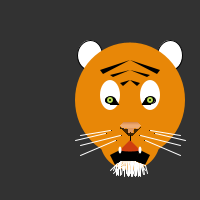
Frame 1 (no input)
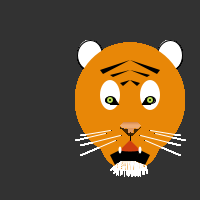
Frame 60 (the mouse pressed at the canvas centre just before this capture)
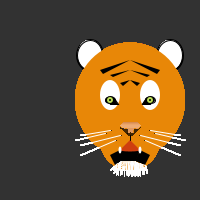
Frame 120 (the mouse held since frame 60 and released just before this capture)

The Processing sketch that drew these frames (run headless with seeded random() and noise(); from frame 60 on, the mouse is pressed at the canvas centre):

// Processing sketch: processing_17444
// ── processing_17444.pde

void setup() {
  size(200,200);
  background(50);
  smooth();
}

void draw () {
  //ears
  fill(255);
  stroke(0);
  ellipse(170,55,25,30);
  ellipse(90,55,25,30);
  
  //head
  noStroke();
  fill(232,135,7);
  ellipse(130,100,110,115);
  ellipse(130,140,60,60);
  
  //white around the black on the eyes
  fill(255);
  noStroke();
  ellipse(150,95,20,30);
  ellipse(110,95,20,30);
  
  //stripes
  fill(0);
  triangle(130,80,120,83,123,86);
  triangle(130,80,140,83,137,86);
  triangle(130,70,110,75,113,77);
  triangle(130,70,150,75,147,77);
  triangle(130,60,100,70,103,74);
  triangle(130,60,160,70,157,74);
  
  //black around the eyes
  fill(0);
  stroke(0);
  ellipse(110,100,10,7);
  ellipse(150,100,10,7);
  strokeWeight(1);
  stroke(0);
  triangle(114,98,118,104,110,104);
  triangle(146,98,142,104,150,104);
  
  //eyes
  fill(187,222,85);
  noStroke();
  ellipse(110,100,6,6);
  ellipse(150,100,6,6);
  fill(0);
  ellipse(110,100,2,2);
  ellipse(150,100,2,2);
  
  //nose
  stroke(209,141,110);
  point(123,122);
  point(124,122);
  point(125,122);
  point(126,122);
  point(127,122);
  point(128,122);
  point(129,122);
  point(130,122);
  point(131,122);
  point(132,122);
  point(133,122);
  point(134,122);
  point(135,122);
  point(136,122);
  point(137,122);
  stroke(222,160,132);
  point(122,123);
  point(123,123);
  point(124,123);
  point(125,123);
  point(126,123);
  point(127,123);
  point(128,123);
  point(129,123);
  point(130,123);
  point(131,123);
  point(132,123);
  point(133,123);
  point(134,123);
  point(135,123);
  point(136,123);
  point(137,123);
  point(138,123);
  stroke(237,177,148);
  point(121,124);
  point(122,124);
  point(123,124);
  point(124,124);
  point(125,124);
  point(126,124);
  point(127,124);
  point(128,124);
  point(129,124);
  point(130,124);
  point(131,124);
  point(132,124);
  point(133,124);
  point(134,124);
  point(135,124);
  point(136,124);
  point(137,124);
  point(138,124);
  point(139,124);
  stroke(240,187,162);
  point(120,125);
  point(121,125);
  point(122,125);
  point(123,125);
  point(124,125);
  point(125,125);
  point(126,125);
  point(127,125);
  point(128,125);
  point(129,125);
  point(130,125);
  point(131,125);
  point(132,125);
  point(133,125);
  point(134,125);
  point(135,125);
  point(136,125);
  point(137,125);
  point(138,125);
  point(139,125);
  point(140,125);
  point(121,126);
  point(122,126);
  point(123,126);
  point(124,126);
  point(125,126);
  point(126,126);
  point(127,126);
  point(128,126);
  point(129,126);
  point(130,126);
  point(131,126);
  point(132,126);
  point(133,126);
  point(134,126);
  point(135,126);
  point(136,126);
  point(137,126);
  point(138,126);
  point(139,126);
  point(122,127);
  point(123,127);
  point(124,127);
  point(125,127);
  point(126,127);
  point(127,127);
  point(128,127);
  point(129,127);
  point(130,127);
  point(131,127);
  point(132,127);
  point(133,127);
  point(134,127);
  point(135,127);
  point(136,127);
  point(137,127);
  point(138,127);
  stroke(222,160,132);
  point(123,128);
  point(124,128);
  point(127,128);
  point(128,128);
  point(129,128);
  point(130,128);
  point(131,128);
  point(132,128);
  point(133,128);
  point(136,128);
  point(137,128);
  point(127,129);
  point(128,129);
  point(129,129);
  point(130,129);
  point(131,129);
  point(132,129);
  point(133,129);
  point(128,130);
  point(129,130);
  point(130,130);
  point(131,130);
  point(132,130);
  point(128,131);
  point(129,131);
  point(130,131);
  point(131,131);
  point(132,131);
  point(128,132);
  point(129,132);
  point(131,132);
  point(132,132);
  stroke(0);
  point(120,127);
  point(140,127);
  point(120,128);
  point(121,128);
  point(122,128);
  point(123,128);
  point(139,128);
  point(122,129);
  point(123,129);
  point(124,129);
  point(125,129);
  point(126,129);
  point(127,129);
  point(134,129);
  point(135,129);
  point(136,129);
  point(137,129);
  point(138,129);
  point(123,130);
  point(124,130);
  point(125,130);
  point(126,130);
  point(127,130);
  point(134,130);
  point(135,130);
  point(136,130);
  point(137,130);
  point(124,131);
  point(125,131);
  point(126,131);
  point(127,131);
  point(134,131);
  point(135,131);
  point(136,131);
  point(125,132);
  point(126,132);
  point(127,132);
  point(134,132);
  point(135,132);  
  point(126,133);
  point(127,133);
  point(134,133);
  point(130,132);
  point(127,133);
  point(128,133);
  point(129,133);
  point(130,133);
  point(131,133);
  point(132,133);
  point(133,133);
  point(127,134);
  point(128,134);
  point(129,134);
  point(130,134);
  point(131,134);
  point(132,134);
  point(133,134);
  point(128,135);
  point(129,135);
  point(130,135);
  point(131,135);
  point(132,135);
  
  //mouth
  noStroke();
  fill(0);
  quad(120,150,110,155,115,165,125,160);
  quad(120,150,120,161,136,161,140,150);
  quad(140,150,135,161,145,165,150,155);
  fill(206,63,15);
  triangle(130,140,140,150,120,150);
  ellipse(130,150,20,3);
  stroke(0);
  line(130,140,130,135);
  fill(255);
  noStroke();
  ellipse(120,150,3,7);
  ellipse(140,150,3,7);
  
  //beard
  stroke(255);
  line(115,165,110,170);
  line(116,164,116,175);
  line(117,163,115,165);
  line(115,165,113,170);
  line(118,163,118,175);
  line(119,162,117,174);
  line(119,162,117,173);
  line(119,162,115,169);
  line(120,161,120,175);
  line(121,161,119,165);
  line(121,161,117,170);
  line(122,161,116,174);
  line(123,166,115,170);
  line(123,163,113,173);
  line(123,166,123,170);
  line(123,161,121,174);
  line(124,166,124,176);
  line(124,161,123,170);
  line(125,161,124,170);
  line(125,166,127,174);
  line(126,163,126,173);
  line(126,161,127,175);
  line(127,161,129,173);
  line(128,161,128,176);
  line(129,161,130,173);
  line(129,165,129,175);
  line(130,161,131,174);
  line(130,163,134,175);
  line(131,161,131,176);
  line(131,161,133,173);
  line(132,161,135,167);
  line(132,161,132,176);
  line(133,161,134,170);
  line(133,163,135,175);
  line(134,161,135,176);
  line(135,161,135,175);
  line(135,161,136,173);
  line(136,162,136,175);
  line(136,162,138,173);
  line(137,163,138,176);
  line(137,167,139,175);
  line(138,163,138,175);
  line(137,162,139,175);
  line(138,163,139,174);
  line(139,164,140,175);
  line(140,164,140,176);
  line(141,166,143,174);
  line(141,164,142,170);
  line(140,163,145,170);
  line(142,164,144,174);
  line(135,162,145,165);
  line(145,165,147,173);

  //whiskers
  strokeCap(ROUND);
  stroke(0);
  point(139,135);
  point(144,140);
  point(149,130);
  point(154,133);
  point(121,135);
  point(116,140);
  point(111,130);
  point(106,133);
  stroke(255);
  line(140,135,180,145);
  line(145,140,180,155);
  line(150,130,180,135);
  line(155,133,185,140);
  line(120,135,80,145);
  line(115,140,80,155);
  line(110,130,80,135);
  line(105,133,75,140);
}

void mousePressed() { 
  stroke(137,211,68);
  strokeCap(ROUND);
  strokeWeight(3);
  line(mouseX,200,pmouseX,75); 
} 
